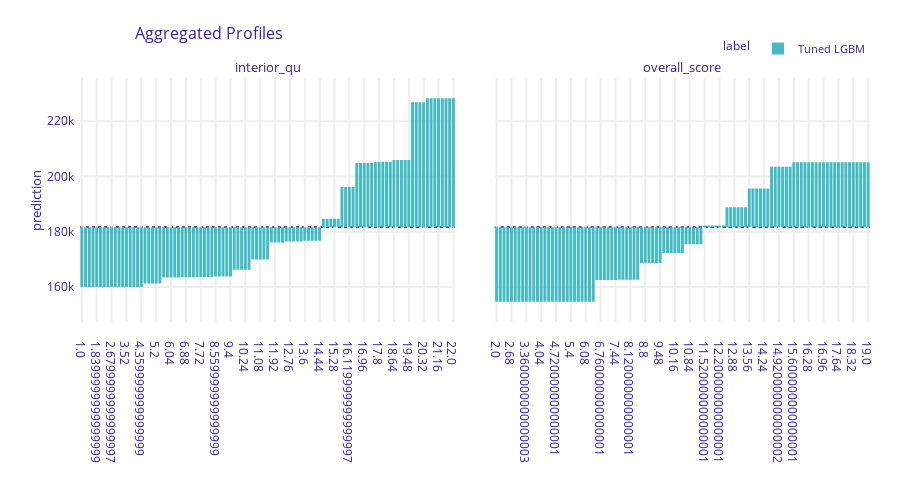
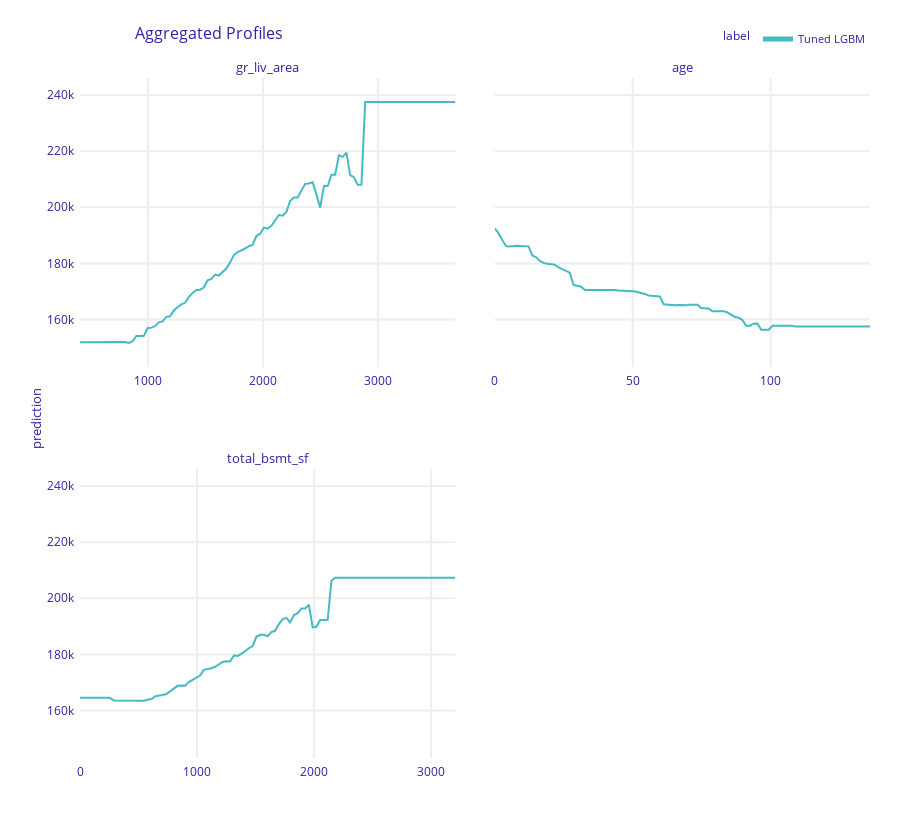

Notebook code for these charts, in order:
### Code cell
lgbm_tuned_pipeline_exp = dx.Explainer(lgbm_tuned_pipeline, X_train, y_train, label = 'Tuned LGBM',
                                      verbose=0)
pd_lgbm_tuned_pipeline_exp_categorical = lgbm_tuned_pipeline_exp.model_profile(variables = categorical_important_features, variable_type = 'categorical')
pd_lgbm_tuned_pipeline_exp_categorical.plot()
pd_lgbm_tuned_pipeline_exp_numerical = lgbm_tuned_pipeline_exp.model_profile(variables = numerical_important_features, variable_type = 'numerical')
pd_lgbm_tuned_pipeline_exp_numerical.plot()

### Figure 1 — Plotly figure (JSON) as saved in the notebook; plotly's stock layout.template omitted (floating-point values rounded to 4 significant figures; data arrays with more than 128 entries replaced by an {"elided": "..."} marker saying what was removed)
{"data": [{"alignmentgroup": "True", "base": [181600.0, 181600.0, 181600.0, 181600.0, 181600.0, 181600.0, 181600.0, 181600.0, 181600.0, 181600.0, 181600.0, 181600.0, 181600.0, 181600.0, 181600.0, 181600.0, 181600.0, 181600.0, 181600.0, 181600.0, 181600.0, 181600.0, 181600.0, 181600.0, 181600.0, 181600.0, 181600.0, 181600.0, 181600.0, 181600.0, 181600.0, 181600.0, 181600.0, 181600.0, 181600.0, 181600.0, 181600.0, 181600.0, 181600.0, 181600.0, 181600.0, 181600.0, 181600.0, 181600.0, 181600.0, 181600.0, 181600.0, 181600.0, 181600.0, 181600.0, 181600.0, 181600.0, 181600.0, 181600.0, 181600.0, 181600.0, 181600.0, 181600.0, 181600.0, 181600.0, 181600.0, 181600.0, 181600.0, 181600.0, 181600.0, 181600.0, 181600.0, 181600.0, 181600.0, 181600.0, 181600.0, 181600.0, 181600.0, 181600.0, 181600.0, 181600.0, 181600.0, 181600.0, 181600.0, 181600.0, 181600.0, 181600.0, 181600.0, 181600.0, 181600.0, 181600.0, 181600.0, 181600.0, 181600.0, 181600.0, 181600.0, 181600.0, 181600.0, 181600.0, 181600.0, 181600.0, 181600.0, 181600.0, 181600.0, 181600.0, 181600.0], "customdata": {"elided": "101x3 mixed values"}, "hovertemplate": "<b>%{hovertext}</b><br><br>mean_prediction=%{base:.3f}<br>prediction=%{customdata[0]:.3f}<extra></extra>", "hovertext": ["Tuned LGBM", "Tuned LGBM", "Tuned LGBM", "Tuned LGBM", "Tuned LGBM", "Tuned LGBM", "Tuned LGBM", "Tuned LGBM", "Tuned LGBM", "Tuned LGBM", "Tuned LGBM", "Tuned LGBM", "Tuned LGBM", "Tuned LGBM", "Tuned LGBM", "Tuned LGBM", "Tuned LGBM", "Tuned LGBM", "Tuned LGBM", "Tuned LGBM", "Tuned LGBM", "Tuned LGBM", "Tuned LGBM", "Tuned LGBM", "Tuned LGBM", "Tuned LGBM", "Tuned LGBM", "Tuned LGBM", "Tuned LGBM", "Tuned LGBM", "Tuned LGBM", "Tuned LGBM", "Tuned LGBM", "Tuned LGBM", "Tuned LGBM", "Tuned LGBM", "Tuned LGBM", "Tuned LGBM", "Tuned LGBM", "Tuned LGBM", "Tuned LGBM", "Tuned LGBM", "Tuned LGBM", "Tuned LGBM", "Tuned LGBM", "Tuned LGBM", "Tuned LGBM", "Tuned LGBM", "Tuned LGBM", "Tuned LGBM", "Tuned LGBM", "Tuned LGBM", "Tuned LGBM", "Tuned LGBM", "Tuned LGBM", "Tuned LGBM", "Tuned LGBM", "Tuned LGBM", "Tuned LGBM", "Tuned LGBM", "Tuned LGBM", "Tuned LGBM", "Tuned LGBM", "Tuned LGBM", "Tuned LGBM", "Tuned LGBM", "Tuned LGBM", "Tuned LGBM", "Tuned LGBM", "Tuned LGBM", "Tuned LGBM", "Tuned LGBM", "Tuned LGBM", "Tuned LGBM", "Tuned LGBM", "Tuned LGBM", "Tuned LGBM", "Tuned LGBM", "Tuned LGBM", "Tuned LGBM", "Tuned LGBM", "Tuned LGBM", "Tuned LGBM", "Tuned LGBM", "Tuned LGBM", "Tuned LGBM", "Tuned LGBM", "Tuned LGBM", "Tuned LGBM", "Tuned LGBM", "Tuned LGBM", "Tuned LGBM", "Tuned LGBM", "Tuned LGBM", "Tuned LGBM", "Tuned LGBM", "Tuned LGBM", "Tuned LGBM", "Tuned LGBM", "Tuned LGBM", "Tuned LGBM"], "legendgroup": "Tuned LGBM", "marker": {"color": "#46bac2", "pattern": {"shape": ""}}, "name": "Tuned LGBM", "offsetgroup": "Tuned LGBM", "orientation": "v", "showlegend": true, "textposition": "auto", "type": "bar", "x": ["1.0", "1.21", "1.42", "1.63", "1.8399999999999999", "2.05", "2.26", "2.4699999999999998", "2.6799999999999997", "2.8899999999999997", "3.1", "3.31", "3.52", "3.73", "3.94", "4.15", "4.359999999999999", "4.57", "4.779999999999999", "4.99", "5.2", "5.41", "5.62", "5.83", "6.04", "6.25", "6.46", "6.67", "6.88", "7.09", "7.3", "7.51", "7.72", "7.93", "8.14", "8.35", "8.559999999999999", "8.77", "8.98", "9.19", "9.4", "9.61", "9.82", "10.03", "10.24", "10.45", "10.66", "10.87", "11.08", "11.29", "11.5", "11.709999999999999", "11.92", "12.129999999999999", "12.34", "12.549999999999999", "12.76", "12.969999999999999", "13.18", "13.389999999999999", "13.6", "13.809999999999999", "14.02", "14.229999999999999", "14.44", "14.65", "14.86", "15.07", "15.28", "15.49", "15.7", "15.91", "16.119999999999997", "16.33", "16.54", "16.75", "16.96", "17.169999999999998", "17.38", "17.59", "17.8", "18.009999999999998", "18.22", "18.43", "18.64", "18.849999999999998", "19.06", "19.27", "19.48", "19.689999999999998", "19.9", "20.11", "20.32", "20.529999999999998", "20.74", "20.95", "21.16", "21.37", "21.58", "21.79", "22.0"], "xaxis": "x", "y": [-21600.0, -21600.0, -21600.0, -21600.0, -21600.0, -21600.0, -21600.0, -21600.0, -21600.0, -21600.0, -21600.0, -21600.0, -21600.0, -21600.0, -21600.0, -21600.0, -21600.0, -20370.0, -20370.0, -20370.0, -20370.0, -20370.0, -18140.0, -18140.0, -18140.0, -18140.0, -18140.0, -18060.0, -18060.0, -18060.0, -18060.0, -18010.0, -18010.0, -18010.0, -18010.0, -18010.0, -17780.0, -17780.0, -17780.0, -17780.0, -17780.0, -15320.0, -15320.0, -15320.0, -15320.0, -15320.0, -11660.0, -11660.0, -11660.0, -11660.0, -11660.0, -5453.0, -5453.0, -5453.0, -5453.0, -5148.0, -5148.0, -5148.0, -5148.0, -5148.0, -4879.0, -4879.0, -4879.0, -4879.0, -4879.0, 3081.0, 3081.0, 3081.0, 3081.0, 3081.0, 14600.0, 14600.0, 14600.0, 14600.0, 23280.0, 23280.0, 23280.0, 23280.0, 23280.0, 23760.0, 23760.0, 23760.0, 23760.0, 23760.0, 24420.0, 24420.0, 24420.0, 24420.0, 24420.0, 45340.0, 45340.0, 45340.0, 45340.0, 46720.0, 46720.0, 46720.0, 46720.0, 46720.0, 46720.0, 46720.0, 46720.0], "yaxis": "y"}, {"alignmentgroup": "True", "base": [181600.0, 181600.0, 181600.0, 181600.0, 181600.0, 181600.0, 181600.0, 181600.0, 181600.0, 181600.0, 181600.0, 181600.0, 181600.0, 181600.0, 181600.0, 181600.0, 181600.0, 181600.0, 181600.0, 181600.0, 181600.0, 181600.0, 181600.0, 181600.0, 181600.0, 181600.0, 181600.0, 181600.0, 181600.0, 181600.0, 181600.0, 181600.0, 181600.0, 181600.0, 181600.0, 181600.0, 181600.0, 181600.0, 181600.0, 181600.0, 181600.0, 181600.0, 181600.0, 181600.0, 181600.0, 181600.0, 181600.0, 181600.0, 181600.0, 181600.0, 181600.0, 181600.0, 181600.0, 181600.0, 181600.0, 181600.0, 181600.0, 181600.0, 181600.0, 181600.0, 181600.0, 181600.0, 181600.0, 181600.0, 181600.0, 181600.0, 181600.0, 181600.0, 181600.0, 181600.0, 181600.0, 181600.0, 181600.0, 181600.0, 181600.0, 181600.0, 181600.0, 181600.0, 181600.0, 181600.0, 181600.0, 181600.0, 181600.0, 181600.0, 181600.0, 181600.0, 181600.0, 181600.0, 181600.0, 181600.0, 181600.0, 181600.0, 181600.0, 181600.0, 181600.0, 181600.0, 181600.0, 181600.0, 181600.0, 181600.0, 181600.0], "customdata": {"elided": "101x3 mixed values"}, "hovertemplate": "<b>%{hovertext}</b><br><br>mean_prediction=%{base:.3f}<br>prediction=%{customdata[0]:.3f}<extra></extra>", "hovertext": ["Tuned LGBM", "Tuned LGBM", "Tuned LGBM", "Tuned LGBM", "Tuned LGBM", "Tuned LGBM", "Tuned LGBM", "Tuned LGBM", "Tuned LGBM", "Tuned LGBM", "Tuned LGBM", "Tuned LGBM", "Tuned LGBM", "Tuned LGBM", "Tuned LGBM", "Tuned LGBM", "Tuned LGBM", "Tuned LGBM", "Tuned LGBM", "Tuned LGBM", "Tuned LGBM", "Tuned LGBM", "Tuned LGBM", "Tuned LGBM", "Tuned LGBM", "Tuned LGBM", "Tuned LGBM", "Tuned LGBM", "Tuned LGBM", "Tuned LGBM", "Tuned LGBM", "Tuned LGBM", "Tuned LGBM", "Tuned LGBM", "Tuned LGBM", "Tuned LGBM", "Tuned LGBM", "Tuned LGBM", "Tuned LGBM", "Tuned LGBM", "Tuned LGBM", "Tuned LGBM", "Tuned LGBM", "Tuned LGBM", "Tuned LGBM", "Tuned LGBM", "Tuned LGBM", "Tuned LGBM", "Tuned LGBM", "Tuned LGBM", "Tuned LGBM", "Tuned LGBM", "Tuned LGBM", "Tuned LGBM", "Tuned LGBM", "Tuned LGBM", "Tuned LGBM", "Tuned LGBM", "Tuned LGBM", "Tuned LGBM", "Tuned LGBM", "Tuned LGBM", "Tuned LGBM", "Tuned LGBM", "Tuned LGBM", "Tuned LGBM", "Tuned LGBM", "Tuned LGBM", "Tuned LGBM", "Tuned LGBM", "Tuned LGBM", "Tuned LGBM", "Tuned LGBM", "Tuned LGBM", "Tuned LGBM", "Tuned LGBM", "Tuned LGBM", "Tuned LGBM", "Tuned LGBM", "Tuned LGBM", "Tuned LGBM", "Tuned LGBM", "Tuned LGBM", "Tuned LGBM", "Tuned LGBM", "Tuned LGBM", "Tuned LGBM", "Tuned LGBM", "Tuned LGBM", "Tuned LGBM", "Tuned LGBM", "Tuned LGBM", "Tuned LGBM", "Tuned LGBM", "Tuned LGBM", "Tuned LGBM", "Tuned LGBM", "Tuned LGBM", "Tuned LGBM", "Tuned LGBM", "Tuned LGBM"], "legendgroup": "Tuned LGBM", "marker": {"color": "#46bac2", "pattern": {"shape": ""}}, "name": "Tuned LGBM", "offsetgroup": "Tuned LGBM", "orientation": "v", "showlegend": false, "textposition": "auto", "type": "bar", "x": ["2.0", "2.17", "2.34", "2.51", "2.68", "2.85", "3.02", "3.1900000000000004", "3.3600000000000003", "3.5300000000000002", "3.7", "3.87", "4.04", "4.21", "4.380000000000001", "4.550000000000001", "4.720000000000001", "4.890000000000001", "5.0600000000000005", "5.23", "5.4", "5.57", "5.74", "5.91", "6.08", "6.25", "6.42", "6.590000000000001", "6.760000000000001", "6.930000000000001", "7.1000000000000005", "7.2700000000000005", "7.44", "7.61", "7.78", "7.95", "8.120000000000001", "8.29", "8.46", "8.63", "8.8", "8.97", "9.14", "9.31", "9.48", "9.65", "9.82", "9.99", "10.16", "10.33", "10.5", "10.67", "10.84", "11.01", "11.180000000000001", "11.350000000000001", "11.520000000000001", "11.690000000000001", "11.860000000000001", "12.030000000000001", "12.200000000000001", "12.370000000000001", "12.540000000000001", "12.71", "12.88", "13.05", "13.22", "13.39", "13.56", "13.73", "13.9", "14.07", "14.24", "14.41", "14.58", "14.750000000000002", "14.920000000000002", "15.090000000000002", "15.260000000000002", "15.430000000000001", "15.600000000000001", "15.770000000000001", "15.940000000000001", "16.11", "16.28", "16.450000000000003", "16.62", "16.79", "16.96", "17.130000000000003", "17.3", "17.47", "17.64", "17.810000000000002", "17.98", "18.150000000000002", "18.32", "18.490000000000002", "18.66", "18.830000000000002", "19.0"], "xaxis": "x2", "y": [-26930.0, -26930.0, -26930.0, -26930.0, -26930.0, -26930.0, -26930.0, -26930.0, -26930.0, -26930.0, -26930.0, -26930.0, -26930.0, -26930.0, -26930.0, -26930.0, -26930.0, -26930.0, -26930.0, -26930.0, -26930.0, -26930.0, -26930.0, -26930.0, -26930.0, -26930.0, -26930.0, -19080.0, -19080.0, -19080.0, -19080.0, -19080.0, -19080.0, -19000.0, -19000.0, -19000.0, -19000.0, -19000.0, -19000.0, -12940.0, -12940.0, -12940.0, -12940.0, -12940.0, -12940.0, -9276.0, -9276.0, -9276.0, -9276.0, -9276.0, -9276.0, -6153.0, -6153.0, -6153.0, -6153.0, -6153.0, 692.9, 692.9, 692.9, 692.9, 692.9, 692.9, 7304.0, 7304.0, 7304.0, 7304.0, 7304.0, 7304.0, 14090.0, 14090.0, 14090.0, 14090.0, 14090.0, 14090.0, 21950.0, 21950.0, 21950.0, 21950.0, 21950.0, 21950.0, 23550.0, 23550.0, 23550.0, 23550.0, 23550.0, 23550.0, 23550.0, 23550.0, 23550.0, 23550.0, 23550.0, 23550.0, 23550.0, 23550.0, 23550.0, 23550.0, 23550.0, 23550.0, 23550.0, 23550.0, 23550.0], "yaxis": "y2"}], "layout": {"annotations": [{"font": {"size": 13}, "showarrow": false, "text": "interior_qu", "x": 0.2375, "xanchor": "center", "xref": "paper", "y": 1, "yanchor": "bottom", "yref": "paper"}, {"font": {"size": 13}, "showarrow": false, "text": "overall_score", "x": 0.7625, "xanchor": "center", "xref": "paper", "y": 1, "yanchor": "bottom", "yref": "paper"}, {"font": {"size": 13}, "showarrow": false, "text": "prediction", "textangle": -90, "x": -0.07, "xref": "paper", "y": 0.5, "yref": "paper"}], "barmode": "group", "font": {"color": "#371ea3"}, "height": 489, "hovermode": "x unified", "legend": {"font": {"size": 11}, "itemsizing": "constant", "orientation": "h", "title": {"font": {"size": 12}, "text": "label"}, "tracegroupgap": 0, "x": 1, "xanchor": "right", "y": 1.061, "yanchor": "bottom"}, "margin": {"b": 71, "r": 30, "t": 78}, "shapes": [{"layer": "below", "line": {"color": "#371ea3", "dash": "dot", "width": 1.5}, "type": "line", "x0": 0, "x1": 1, "xref": "x domain", "y0": 181600.0, "y1": 181600.0, "yref": "y"}, {"layer": "below", "line": {"color": "#371ea3", "dash": "dot", "width": 1.5}, "type": "line", "x0": 0, "x1": 1, "xref": "x2 domain", "y0": 181600.0, "y1": 181600.0, "yref": "y2"}, {"layer": "below", "line": {"color": "#371ea3", "dash": "dot", "width": 1.5}, "type": "line", "x0": 0, "x1": 1, "xref": "x domain", "y0": 181600.0, "y1": 181600.0, "yref": "y"}, {"layer": "below", "line": {"color": "#371ea3", "dash": "dot", "width": 1.5}, "type": "line", "x0": 0, "x1": 1, "xref": "x2 domain", "y0": 181600.0, "y1": 181600.0, "yref": "y2"}], "title": {"font": {"size": 16}, "text": "Aggregated Profiles", "x": 0.15}, "xaxis": {"anchor": "y", "automargin": true, "domain": [0, 0.475], "fixedrange": true, "gridwidth": 2, "showticklabels": true, "tickcolor": "white", "ticklen": 10, "ticks": "outside", "title": {"text": ""}, "type": "category"}, "xaxis2": {"anchor": "y2", "automargin": true, "domain": [0.525, 1], "fixedrange": true, "gridwidth": 2, "showticklabels": true, "tickcolor": "white", "ticklen": 10, "ticks": "outside", "title": {"text": ""}, "type": "category"}, "yaxis": {"anchor": "x", "automargin": true, "domain": [0, 1], "fixedrange": true, "gridwidth": 2, "range": [147300.0, 235700.0], "tickcolor": "white", "ticklen": 3, "ticks": "outside", "title": {"text": ""}, "type": "linear", "zeroline": false}, "yaxis2": {"anchor": "x2", "automargin": true, "domain": [0, 1], "fixedrange": true, "gridwidth": 2, "matches": "y", "showticklabels": false, "tickcolor": "white", "ticklen": 3, "ticks": "outside", "title": {"text": ""}, "type": "linear", "zeroline": false}}}

### Figure 2 — Plotly figure (JSON) as saved in the notebook; plotly's stock layout.template omitted (floating-point values rounded to 4 significant figures; data arrays with more than 128 entries replaced by an {"elided": "..."} marker saying what was removed)
{"data": [{"customdata": {"elided": "101x3 mixed values"}, "hovertemplate": "<b>%{hovertext}</b><br><br>prediction=%{y:.3f}<br>mean_prediction=%{customdata[0]:.3f}<extra></extra>", "hovertext": ["Tuned LGBM", "Tuned LGBM", "Tuned LGBM", "Tuned LGBM", "Tuned LGBM", "Tuned LGBM", "Tuned LGBM", "Tuned LGBM", "Tuned LGBM", "Tuned LGBM", "Tuned LGBM", "Tuned LGBM", "Tuned LGBM", "Tuned LGBM", "Tuned LGBM", "Tuned LGBM", "Tuned LGBM", "Tuned LGBM", "Tuned LGBM", "Tuned LGBM", "Tuned LGBM", "Tuned LGBM", "Tuned LGBM", "Tuned LGBM", "Tuned LGBM", "Tuned LGBM", "Tuned LGBM", "Tuned LGBM", "Tuned LGBM", "Tuned LGBM", "Tuned LGBM", "Tuned LGBM", "Tuned LGBM", "Tuned LGBM", "Tuned LGBM", "Tuned LGBM", "Tuned LGBM", "Tuned LGBM", "Tuned LGBM", "Tuned LGBM", "Tuned LGBM", "Tuned LGBM", "Tuned LGBM", "Tuned LGBM", "Tuned LGBM", "Tuned LGBM", "Tuned LGBM", "Tuned LGBM", "Tuned LGBM", "Tuned LGBM", "Tuned LGBM", "Tuned LGBM", "Tuned LGBM", "Tuned LGBM", "Tuned LGBM", "Tuned LGBM", "Tuned LGBM", "Tuned LGBM", "Tuned LGBM", "Tuned LGBM", "Tuned LGBM", "Tuned LGBM", "Tuned LGBM", "Tuned LGBM", "Tuned LGBM", "Tuned LGBM", "Tuned LGBM", "Tuned LGBM", "Tuned LGBM", "Tuned LGBM", "Tuned LGBM", "Tuned LGBM", "Tuned LGBM", "Tuned LGBM", "Tuned LGBM", "Tuned LGBM", "Tuned LGBM", "Tuned LGBM", "Tuned LGBM", "Tuned LGBM", "Tuned LGBM", "Tuned LGBM", "Tuned LGBM", "Tuned LGBM", "Tuned LGBM", "Tuned LGBM", "Tuned LGBM", "Tuned LGBM", "Tuned LGBM", "Tuned LGBM", "Tuned LGBM", "Tuned LGBM", "Tuned LGBM", "Tuned LGBM", "Tuned LGBM", "Tuned LGBM", "Tuned LGBM", "Tuned LGBM", "Tuned LGBM", "Tuned LGBM", "Tuned LGBM"], "legendgroup": "Tuned LGBM", "line": {"color": "#46bac2", "dash": "solid", "width": 2}, "marker": {"symbol": "circle"}, "mode": "lines", "name": "Tuned LGBM", "opacity": 1, "orientation": "v", "showlegend": true, "type": "scatter", "x": [407, 439.6, 472.3, 504.9, 537.6, 570.2, 602.9, 635.5, 668.2, 700.8, 733.5, 766.1, 798.8, 831.5, 864.1, 896.8, 929.4, 962.0, 994.7, 1027.0, 1060, 1093.0, 1125.0, 1158.0, 1191.0, 1223.0, 1256.0, 1289.0, 1321.0, 1354.0, 1386.0, 1419.0, 1452.0, 1484.0, 1517.0, 1550.0, 1582.0, 1615.0, 1648.0, 1680.0, 1713, 1746.0, 1778.0, 1811.0, 1844.0, 1876.0, 1909.0, 1942.0, 1974.0, 2007.0, 2040.0, 2072.0, 2105.0, 2137.0, 2170.0, 2203.0, 2235.0, 2268.0, 2301.0, 2333.0, 2366, 2399.0, 2431.0, 2464.0, 2497.0, 2529.0, 2562.0, 2595.0, 2627.0, 2660.0, 2692.0, 2725.0, 2758.0, 2790.0, 2823.0, 2856.0, 2888.0, 2921.0, 2954.0, 2986.0, 3019, 3052.0, 3084.0, 3117.0, 3150.0, 3182.0, 3215.0, 3248.0, 3280.0, 3313.0, 3346.0, 3378.0, 3411.0, 3443.0, 3476.0, 3509.0, 3541.0, 3574.0, 3607.0, 3639.0, 3672], "xaxis": "x3", "y": [151900.0, 151900.0, 151900.0, 151900.0, 151900.0, 151900.0, 151900.0, 151900.0, 151900.0, 151900.0, 151900.0, 151900.0, 151900.0, 151700.0, 152200.0, 154100.0, 154100.0, 154100.0, 156900.0, 157100.0, 157600.0, 159000.0, 159300.0, 160900.0, 161100.0, 163200.0, 164400.0, 165400.0, 166000.0, 168100.0, 169500.0, 170500.0, 170600.0, 171400.0, 173900.0, 174500.0, 176000.0, 175700.0, 177000.0, 178200.0, 180300.0, 183000.0, 184000.0, 184600.0, 185300.0, 186100.0, 186600.0, 189700.0, 190600.0, 192800.0, 192400.0, 193400.0, 195500.0, 197200.0, 197000.0, 198300.0, 202200.0, 203500.0, 203500.0, 206000.0, 208300.0, 208500.0, 208900.0, 204600.0, 199900.0, 207600.0, 207600.0, 211600.0, 211600.0, 218600.0, 218000.0, 219500.0, 211400.0, 210700.0, 208000.0, 208000.0, 237500.0, 237500.0, 237500.0, 237500.0, 237500.0, 237500.0, 237500.0, 237500.0, 237500.0, 237500.0, 237500.0, 237500.0, 237500.0, 237500.0, 237500.0, 237500.0, 237500.0, 237500.0, 237500.0, 237500.0, 237500.0, 237500.0, 237500.0, 237500.0, 237500.0], "yaxis": "y3"}, {"customdata": {"elided": "101x3 mixed values"}, "hovertemplate": "<b>%{hovertext}</b><br><br>prediction=%{y:.3f}<br>mean_prediction=%{customdata[0]:.3f}<extra></extra>", "hovertext": ["Tuned LGBM", "Tuned LGBM", "Tuned LGBM", "Tuned LGBM", "Tuned LGBM", "Tuned LGBM", "Tuned LGBM", "Tuned LGBM", "Tuned LGBM", "Tuned LGBM", "Tuned LGBM", "Tuned LGBM", "Tuned LGBM", "Tuned LGBM", "Tuned LGBM", "Tuned LGBM", "Tuned LGBM", "Tuned LGBM", "Tuned LGBM", "Tuned LGBM", "Tuned LGBM", "Tuned LGBM", "Tuned LGBM", "Tuned LGBM", "Tuned LGBM", "Tuned LGBM", "Tuned LGBM", "Tuned LGBM", "Tuned LGBM", "Tuned LGBM", "Tuned LGBM", "Tuned LGBM", "Tuned LGBM", "Tuned LGBM", "Tuned LGBM", "Tuned LGBM", "Tuned LGBM", "Tuned LGBM", "Tuned LGBM", "Tuned LGBM", "Tuned LGBM", "Tuned LGBM", "Tuned LGBM", "Tuned LGBM", "Tuned LGBM", "Tuned LGBM", "Tuned LGBM", "Tuned LGBM", "Tuned LGBM", "Tuned LGBM", "Tuned LGBM", "Tuned LGBM", "Tuned LGBM", "Tuned LGBM", "Tuned LGBM", "Tuned LGBM", "Tuned LGBM", "Tuned LGBM", "Tuned LGBM", "Tuned LGBM", "Tuned LGBM", "Tuned LGBM", "Tuned LGBM", "Tuned LGBM", "Tuned LGBM", "Tuned LGBM", "Tuned LGBM", "Tuned LGBM", "Tuned LGBM", "Tuned LGBM", "Tuned LGBM", "Tuned LGBM", "Tuned LGBM", "Tuned LGBM", "Tuned LGBM", "Tuned LGBM", "Tuned LGBM", "Tuned LGBM", "Tuned LGBM", "Tuned LGBM", "Tuned LGBM", "Tuned LGBM", "Tuned LGBM", "Tuned LGBM", "Tuned LGBM", "Tuned LGBM", "Tuned LGBM", "Tuned LGBM", "Tuned LGBM", "Tuned LGBM", "Tuned LGBM", "Tuned LGBM", "Tuned LGBM", "Tuned LGBM", "Tuned LGBM", "Tuned LGBM", "Tuned LGBM", "Tuned LGBM", "Tuned LGBM", "Tuned LGBM", "Tuned LGBM"], "legendgroup": "Tuned LGBM", "line": {"color": "#46bac2", "dash": "solid", "width": 2}, "marker": {"symbol": "circle"}, "mode": "lines", "name": "Tuned LGBM", "opacity": 1, "orientation": "v", "showlegend": false, "type": "scatter", "x": [0, 1.36, 2.72, 4.08, 5.44, 6.8, 8.16, 9.52, 10.88, 12.24, 13.6, 14.96, 16.32, 17.68, 19.04, 20.4, 21.76, 23.12, 24.48, 25.84, 27.2, 28.56, 29.92, 31.28, 32.64, 34, 35.36, 36.72, 38.08, 39.44, 40.8, 42.16, 43.52, 44.88, 46.24, 47.6, 48.96, 50.32, 51.68, 53.04, 54.4, 55.76, 57.12, 58.48, 59.84, 61.2, 62.56, 63.92, 65.28, 66.64, 68, 69.36, 70.72, 72.08, 73.44, 74.8, 76.16, 77.52, 78.88, 80.24, 81.6, 82.96, 84.32, 85.68, 87.04, 88.4, 89.76, 91.12, 92.48, 93.84, 95.2, 96.56, 97.92, 99.28, 100.6, 102.0, 103.4, 104.7, 106.1, 107.4, 108.8, 110.2, 111.5, 112.9, 114.2, 115.6, 117.0, 118.3, 119.7, 121.0, 122.4, 123.8, 125.1, 126.5, 127.8, 129.2, 130.6, 131.9, 133.3, 134.6, 136], "xaxis": "x4", "y": [192500.0, 190800.0, 188300.0, 186100.0, 186000.0, 186300.0, 186200.0, 186200.0, 186100.0, 186100.0, 182800.0, 182200.0, 180900.0, 180200.0, 179900.0, 179700.0, 179500.0, 178600.0, 178000.0, 177500.0, 176700.0, 172300.0, 172000.0, 171700.0, 170500.0, 170500.0, 170600.0, 170600.0, 170600.0, 170600.0, 170600.0, 170600.0, 170500.0, 170300.0, 170300.0, 170200.0, 170100.0, 170100.0, 169800.0, 169500.0, 169100.0, 168600.0, 168500.0, 168500.0, 168200.0, 165400.0, 165200.0, 165100.0, 165100.0, 165200.0, 165000.0, 165100.0, 165300.0, 165300.0, 165300.0, 164100.0, 164100.0, 163900.0, 162900.0, 162900.0, 162900.0, 163000.0, 162500.0, 161700.0, 160900.0, 160700.0, 159800.0, 157800.0, 157800.0, 158500.0, 158600.0, 156400.0, 156400.0, 156400.0, 157800.0, 157800.0, 157800.0, 157900.0, 157900.0, 157700.0, 157500.0, 157500.0, 157500.0, 157500.0, 157500.0, 157500.0, 157500.0, 157500.0, 157500.0, 157500.0, 157500.0, 157500.0, 157500.0, 157500.0, 157500.0, 157500.0, 157500.0, 157500.0, 157500.0, 157500.0, 157500.0], "yaxis": "y4"}, {"customdata": {"elided": "101x3 mixed values"}, "hovertemplate": "<b>%{hovertext}</b><br><br>prediction=%{y:.3f}<br>mean_prediction=%{customdata[0]:.3f}<extra></extra>", "hovertext": ["Tuned LGBM", "Tuned LGBM", "Tuned LGBM", "Tuned LGBM", "Tuned LGBM", "Tuned LGBM", "Tuned LGBM", "Tuned LGBM", "Tuned LGBM", "Tuned LGBM", "Tuned LGBM", "Tuned LGBM", "Tuned LGBM", "Tuned LGBM", "Tuned LGBM", "Tuned LGBM", "Tuned LGBM", "Tuned LGBM", "Tuned LGBM", "Tuned LGBM", "Tuned LGBM", "Tuned LGBM", "Tuned LGBM", "Tuned LGBM", "Tuned LGBM", "Tuned LGBM", "Tuned LGBM", "Tuned LGBM", "Tuned LGBM", "Tuned LGBM", "Tuned LGBM", "Tuned LGBM", "Tuned LGBM", "Tuned LGBM", "Tuned LGBM", "Tuned LGBM", "Tuned LGBM", "Tuned LGBM", "Tuned LGBM", "Tuned LGBM", "Tuned LGBM", "Tuned LGBM", "Tuned LGBM", "Tuned LGBM", "Tuned LGBM", "Tuned LGBM", "Tuned LGBM", "Tuned LGBM", "Tuned LGBM", "Tuned LGBM", "Tuned LGBM", "Tuned LGBM", "Tuned LGBM", "Tuned LGBM", "Tuned LGBM", "Tuned LGBM", "Tuned LGBM", "Tuned LGBM", "Tuned LGBM", "Tuned LGBM", "Tuned LGBM", "Tuned LGBM", "Tuned LGBM", "Tuned LGBM", "Tuned LGBM", "Tuned LGBM", "Tuned LGBM", "Tuned LGBM", "Tuned LGBM", "Tuned LGBM", "Tuned LGBM", "Tuned LGBM", "Tuned LGBM", "Tuned LGBM", "Tuned LGBM", "Tuned LGBM", "Tuned LGBM", "Tuned LGBM", "Tuned LGBM", "Tuned LGBM", "Tuned LGBM", "Tuned LGBM", "Tuned LGBM", "Tuned LGBM", "Tuned LGBM", "Tuned LGBM", "Tuned LGBM", "Tuned LGBM", "Tuned LGBM", "Tuned LGBM", "Tuned LGBM", "Tuned LGBM", "Tuned LGBM", "Tuned LGBM", "Tuned LGBM", "Tuned LGBM", "Tuned LGBM", "Tuned LGBM", "Tuned LGBM", "Tuned LGBM", "Tuned LGBM"], "legendgroup": "Tuned LGBM", "line": {"color": "#46bac2", "dash": "solid", "width": 2}, "marker": {"symbol": "circle"}, "mode": "lines", "name": "Tuned LGBM", "opacity": 1, "orientation": "v", "showlegend": false, "type": "scatter", "x": [0, 32.06, 64.12, 96.18, 128.2, 160.3, 192.4, 224.4, 256.5, 288.5, 320.6, 352.7, 384.7, 416.8, 448.8, 480.9, 513.0, 545.0, 577.1, 609.1, 641.2, 673.3, 705.3, 737.4, 769.4, 801.5, 833.6, 865.6, 897.7, 929.7, 961.8, 993.9, 1026.0, 1058.0, 1090.0, 1122.0, 1154.0, 1186.0, 1218.0, 1250.0, 1282.0, 1314.0, 1347.0, 1379.0, 1411.0, 1443.0, 1475.0, 1507.0, 1539.0, 1571.0, 1603, 1635.0, 1667.0, 1699.0, 1731.0, 1763.0, 1795.0, 1827.0, 1859.0, 1892.0, 1924.0, 1956.0, 1988.0, 2020.0, 2052.0, 2084.0, 2116.0, 2148.0, 2180.0, 2212.0, 2244.0, 2276.0, 2308.0, 2340.0, 2372.0, 2404.0, 2437.0, 2469.0, 2501.0, 2533.0, 2565.0, 2597.0, 2629.0, 2661.0, 2693.0, 2725.0, 2757.0, 2789.0, 2821.0, 2853.0, 2885.0, 2917.0, 2950.0, 2982.0, 3014.0, 3046.0, 3078.0, 3110.0, 3142.0, 3174.0, 3206], "xaxis": "x", "y": [164500.0, 164500.0, 164500.0, 164500.0, 164500.0, 164500.0, 164500.0, 164500.0, 164500.0, 163500.0, 163500.0, 163500.0, 163500.0, 163500.0, 163500.0, 163500.0, 163500.0, 163500.0, 163800.0, 164100.0, 165000.0, 165200.0, 165500.0, 165900.0, 166900.0, 168100.0, 168800.0, 168900.0, 168800.0, 170100.0, 170900.0, 171900.0, 172400.0, 174500.0, 174700.0, 175100.0, 175600.0, 176500.0, 177300.0, 177500.0, 177400.0, 179600.0, 179400.0, 180200.0, 181200.0, 182200.0, 183000.0, 186300.0, 187000.0, 187000.0, 186500.0, 188000.0, 188400.0, 190800.0, 192500.0, 193000.0, 191400.0, 194000.0, 194700.0, 196400.0, 196400.0, 197700.0, 189600.0, 189800.0, 192300.0, 192200.0, 192200.0, 206300.0, 207300.0, 207300.0, 207300.0, 207300.0, 207300.0, 207300.0, 207300.0, 207300.0, 207300.0, 207300.0, 207300.0, 207300.0, 207300.0, 207300.0, 207300.0, 207300.0, 207300.0, 207300.0, 207300.0, 207300.0, 207300.0, 207300.0, 207300.0, 207300.0, 207300.0, 207300.0, 207300.0, 207300.0, 207300.0, 207300.0, 207300.0, 207300.0, 207300.0], "yaxis": "y"}], "layout": {"annotations": [{"font": {"size": 13}, "showarrow": false, "text": "total_bsmt_sf", "x": 0.2375, "xanchor": "center", "xref": "paper", "y": 0.425, "yanchor": "bottom", "yref": "paper"}, {"font": {"size": 13}, "showarrow": false, "text": "gr_liv_area", "x": 0.2375, "xanchor": "center", "xref": "paper", "y": 1, "yanchor": "bottom", "yref": "paper"}, {"font": {"size": 13}, "showarrow": false, "text": "age", "x": 0.7625, "xanchor": "center", "xref": "paper", "y": 1, "yanchor": "bottom", "yref": "paper"}, {"font": {"size": 13}, "showarrow": false, "text": "prediction", "textangle": -90, "x": -0.07, "xref": "paper", "y": 0.5, "yref": "paper"}], "font": {"color": "#371ea3"}, "height": 829, "hovermode": "x unified", "legend": {"font": {"size": 11}, "itemsizing": "constant", "orientation": "h", "title": {"font": {"size": 12}, "text": "label"}, "tracegroupgap": 0, "x": 1, "xanchor": "right", "y": 1.036, "yanchor": "bottom"}, "margin": {"b": 71, "r": 30, "t": 78}, "title": {"font": {"size": 16}, "text": "Aggregated Profiles", "x": 0.15}, "xaxis": {"anchor": "y", "automargin": true, "domain": [0, 0.475], "fixedrange": true, "gridwidth": 2, "showticklabels": true, "tickcolor": "white", "ticklen": 3, "ticks": "outside", "title": {"text": ""}, "type": "linear", "zeroline": false}, "xaxis2": {"anchor": "y2", "automargin": true, "domain": [0.525, 1], "fixedrange": true, "gridwidth": 2, "showticklabels": true, "tickcolor": "white", "ticklen": 3, "ticks": "outside", "title": {"text": ""}, "type": "linear", "zeroline": false}, "xaxis3": {"anchor": "y3", "automargin": true, "domain": [0, 0.475], "fixedrange": true, "gridwidth": 2, "showticklabels": true, "tickcolor": "white", "ticklen": 3, "ticks": "outside", "title": {"text": ""}, "type": "linear", "zeroline": false}, "xaxis4": {"anchor": "y4", "automargin": true, "domain": [0.525, 1], "fixedrange": true, "gridwidth": 2, "showticklabels": true, "tickcolor": "white", "ticklen": 3, "ticks": "outside", "title": {"text": ""}, "type": "linear", "zeroline": false}, "yaxis": {"anchor": "x", "automargin": true, "domain": [0, 0.425], "fixedrange": true, "gridwidth": 2, "range": [143100.0, 246100.0], "tickcolor": "white", "ticklen": 3, "ticks": "outside", "title": {"text": ""}, "type": "linear", "zeroline": false}, "yaxis2": {"anchor": "x2", "automargin": true, "domain": [0, 0.425], "fixedrange": true, "gridwidth": 2, "matches": "y", "showticklabels": false, "tickcolor": "white", "ticklen": 3, "ticks": "outside", "title": {"text": ""}, "type": "linear", "zeroline": false}, "yaxis3": {"anchor": "x3", "automargin": true, "domain": [0.575, 1], "fixedrange": true, "gridwidth": 2, "matches": "y", "range": [143100.0, 246100.0], "tickcolor": "white", "ticklen": 3, "ticks": "outside", "title": {"text": ""}, "type": "linear", "zeroline": false}, "yaxis4": {"anchor": "x4", "automargin": true, "domain": [0.575, 1], "fixedrange": true, "gridwidth": 2, "matches": "y", "showticklabels": false, "tickcolor": "white", "ticklen": 3, "ticks": "outside", "title": {"text": ""}, "type": "linear", "zeroline": false}}}
